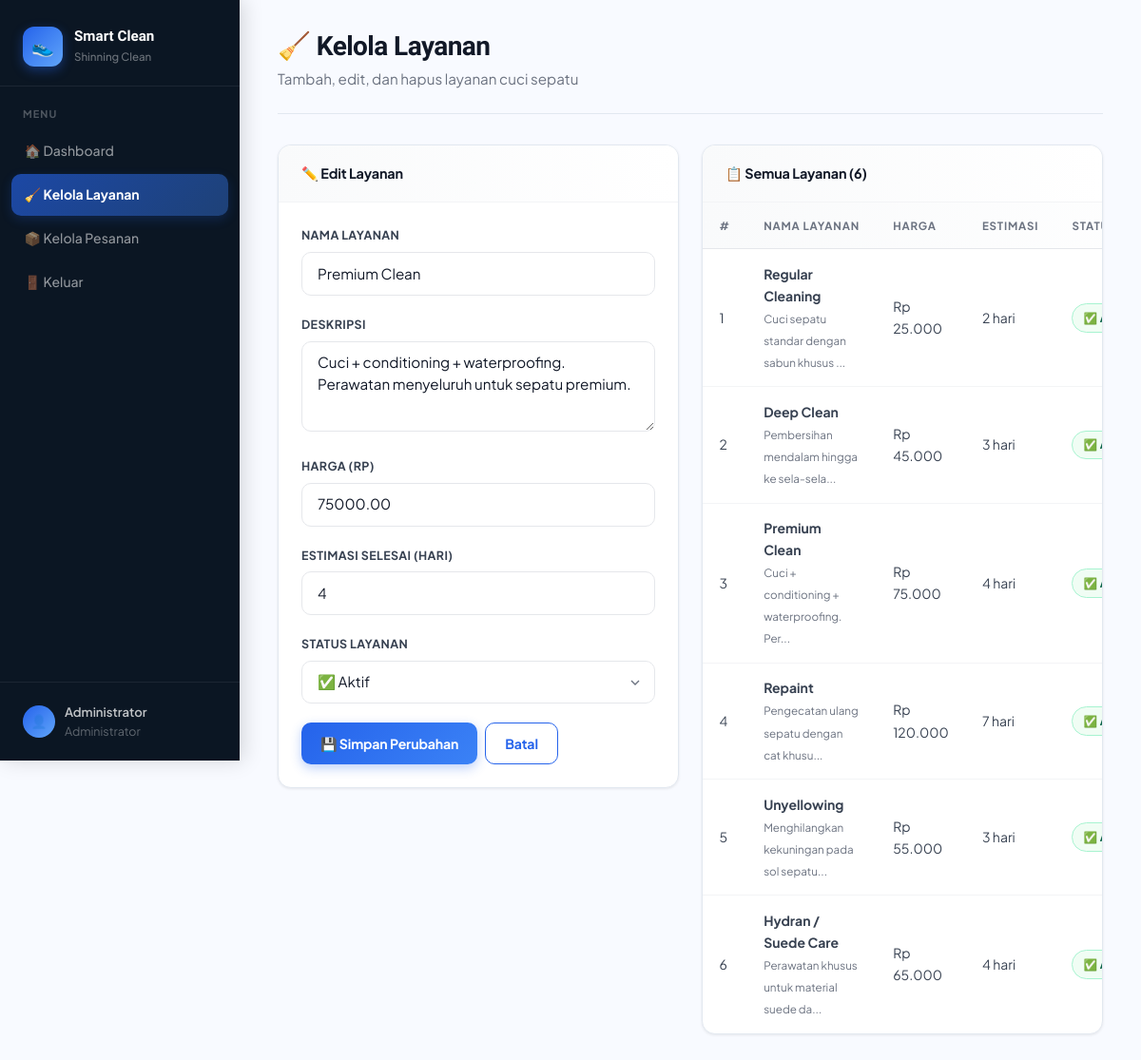
Screenshot of /admin/services.php?edit=3 (signed in) with the database file from the repository.
### tables this page shows
CREATE TABLE services (
    id INT AUTO_INCREMENT PRIMARY KEY,
    name VARCHAR(100) NOT NULL,
    description TEXT,
    price DECIMAL(10,2) NOT NULL,
    duration_days INT DEFAULT 3,
    is_active TINYINT(1) DEFAULT 1,
    created_at TIMESTAMP DEFAULT CURRENT_TIMESTAMP
);

### admin/services.php (the view, shortened to what this page needs)
<?php
require_once '../config/database.php';
$edit_data = null;
if (isset($_GET['edit'])) {
    $s = $conn->prepare("SELECT * FROM services WHERE id = ?");
    $s->bind_param("i", $_GET['edit']);
    $s->execute();
    $edit_data = $s->get_result()->fetch_assoc();
}
$services = $conn->query("SELECT * FROM services ORDER BY created_at DESC");
?>
<!DOCTYPE html>
<html lang="id">
<head>
<link rel="stylesheet" href="/smartclean/assets/css/style.css">
</head>
<body>
<div class="admin-layout">
    <aside class="sidebar">
        <div class="sidebar-brand">
            <div class="brand-icon">👟</div>
            <div>
                <h2>Smart Clean</h2>
                <p>Shinning Clean</p>
            </div>
        </div>
        <p class="sidebar-section-label">Menu</p>
        <ul class="sidebar-menu">
            <li><a href="dashboard.php">🏠 Dashboard</a></li>
            <li><a href="services.php" class="active">🧹 Kelola Layanan</a></li>
            <li><a href="orders.php">📦 Kelola Pesanan</a></li>
            <li><a href="/smartclean/proses/logout.php">🚪 Keluar</a></li>
        </ul>
        <div class="sidebar-user">
            <div class="sidebar-avatar">👤</div>
            <div>
                <strong><?= htmlspecialchars($_SESSION['user_name']) ?></strong>
                Administrator
            </div>
        </div>
    </aside>
    <main class="admin-content">
        <div class="page-header">
            <h1>🧹 Kelola Layanan</h1>
            <p>Tambah, edit, dan hapus layanan cuci sepatu</p>
        </div>
        <div style="display:grid;grid-template-columns:repeat(auto-fit, minmax(320px, 1fr));gap:1.5rem;align-items:start">
            <div class="card">
                <div class="card-header">
                    <?= $edit_data ? '✏️ Edit Layanan' : '➕ Tambah Layanan' ?>
                </div>
                <div class="card-body">
                    <form method="POST" action="/smartclean/proses/servis_proses.php">
                        <div class="form-group">
                            <label class="form-label">Nama Layanan</label>
                            <input type="text" name="name" class="form-control"
                                   value="<?= htmlspecialchars($edit_data['name'] ?? '') ?>"
                                   placeholder="Contoh: Deep Clean" required>
                        </div>
                        <div class="form-group">
                            <label class="form-label">Deskripsi</label>
                            <textarea name="description" class="form-control"
                                      placeholder="Deskripsi layanan..."><?= htmlspecialchars($edit_data['description'] ?? '') ?></textarea>
                        </div>
                        <div class="form-group">
                            <label class="form-label">Harga (Rp)</label>
                            <input type="number" name="price" class="form-control"
                                   value="<?= $edit_data['price'] ?? '' ?>"
                                   min="1000" placeholder="Contoh: 45000" required>
                        </div>
                        <div class="form-group">
                            <label class="form-label">Estimasi Selesai (hari)</label>
                            <input type="number" name="duration_days" class="form-control"
                                   value="<?= $edit_data['duration_days'] ?? 3 ?>"
                                   min="1" max="30" required>
                        </div>
                        <?php if ($edit_data): ?>
                        <div class="form-group">
                            <label class="form-label">Status Layanan</label>
                            <select name="is_active" class="form-control">
                                <option value="1" <?= ($edit_data['is_active'] ?? 1) ? 'selected' : '' ?>>✅ Aktif</option>
                            </select>
                        </div>
                        <?php endif; ?>
                        <div class="d-flex gap-1">
                            <button type="submit" class="btn btn-primary">
                                <?= $edit_data ? '💾 Simpan Perubahan' : '➕ Tambah Layanan' ?>
                            </button>
                            <?php if ($edit_data): ?>
                            <a href="services.php" class="btn btn-outline">Batal</a>
                            <?php endif; ?>
                        </div>
                    </form>
                </div>
            </div>
            <div class="card">
                <div class="card-header">📋 Semua Layanan (<?= $services->num_rows ?>)</div>
                <div class="table-wrapper">
                    <?php if ($services->num_rows > 0): ?>
                    <table>
                        <thead>
                            <tr>
                                <th>#</th>
                                <th>Nama Layanan</th>
                                <th>Harga</th>
                                <th>Estimasi</th>
                                <th>Status</th>
                            </tr>
                        </thead>
                        <tbody>
                        <?php $n = 1; while ($s = $services->fetch_assoc()): ?>
                            <tr>
                                <td><?= $n++ ?></td>
                                <td>
                                    <strong><?= htmlspecialchars($s['name']) ?></strong>
                                    <?php if ($s['description']): ?>
                                    <br><small style="color:#6b7280"><?= htmlspecialchars(mb_substr($s['description'], 0, 40)) ?>...</small>
                                    <?php endif; ?>
                                </td>
                                <td>Rp <?= number_format($s['price'], 0, ',', '.') ?></td>
                                <td><?= $s['duration_days'] ?> hari</td>
                                <td>
                                    <?php if ($s['is_active']): ?>
                                    <span class="badge badge-success">✅ Aktif</span>
                                    <?php else: ?>
                                    <span class="badge badge-danger">❌ Nonaktif</span>
                                    <?php endif; ?>
                                </td>
                            </tr>
                        <?php endwhile; ?>
                        </tbody>
                    </table>
                    <?php endif; ?>
                </div>
            </div>
        </div>
    </main>
</div>
</body>
</html>

### rows the page displays
services: name "Premium Clean", description "Cuci + conditioning + waterproofing. Perawatan menyeluruh untuk sepatu premium.", price "75000.00", duration_days "4", is_active "✅ Aktif", description "Cuci + conditioning + waterproofing. Per", price "75.000"
services: name "Regular Cleaning", description "Cuci sepatu standar dengan sabun khusus", price "25.000", duration_days "2"
services: name "Deep Clean", description "Pembersihan mendalam hingga ke sela-sela", price "45.000", duration_days "3"
services: name "Repaint", description "Pengecatan ulang sepatu dengan cat khusu", price "120.000", duration_days "7"
services: name "Unyellowing", description "Menghilangkan kekuningan pada sol sepatu", price "55.000", duration_days "3"
services: name "Hydran / Suede Care", description "Perawatan khusus untuk material suede da", price "65.000", duration_days "4"

### other values shown
$_SESSION['user_name'] "Administrator"
$services->num_rows "6"
